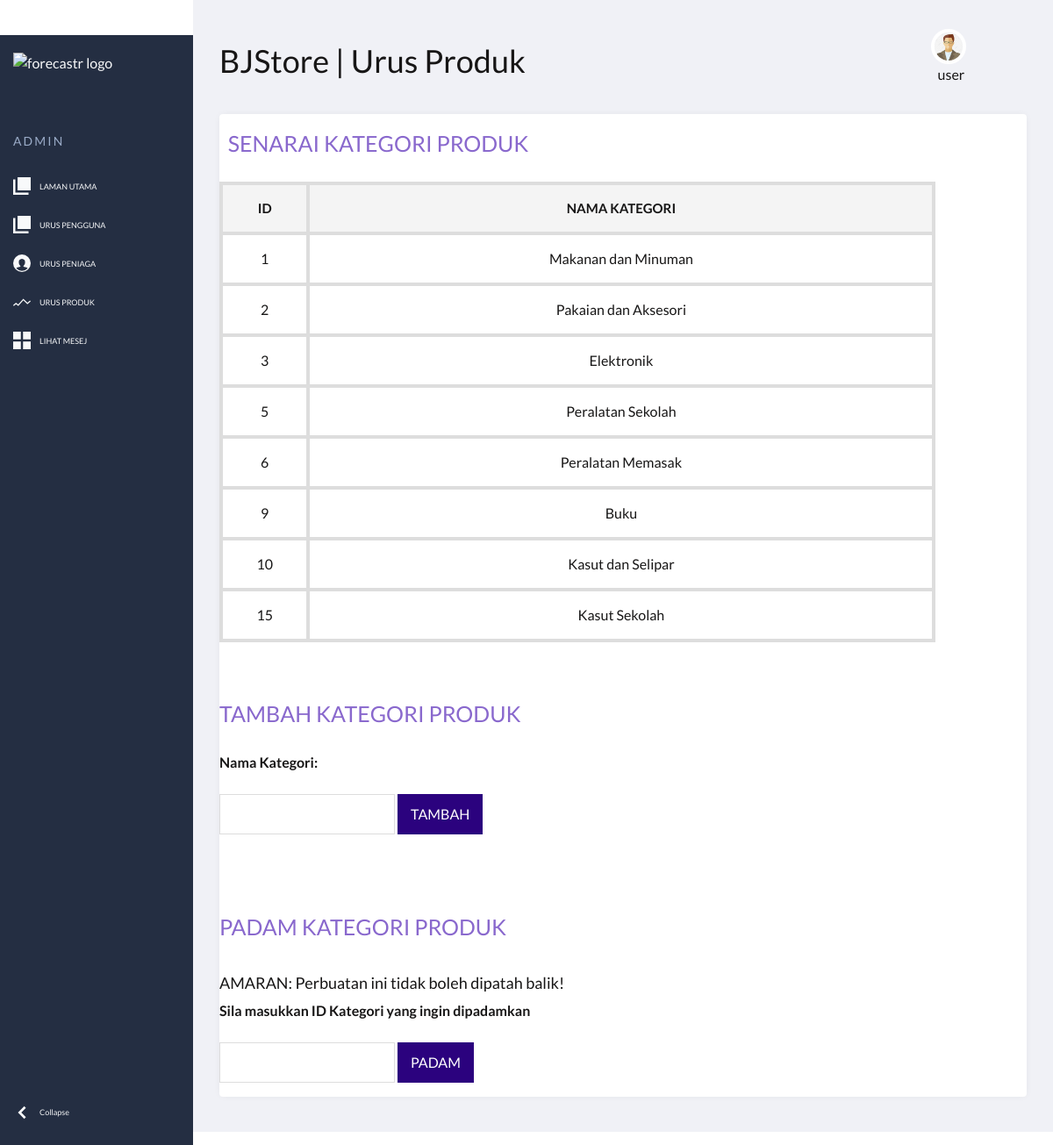
/admincategory.php (signed in), run on the app's committed database.
### tables this page shows
CREATE TABLE `category` (
  `id` int(11) NOT NULL,
  `categoryName` varchar(255) NOT NULL
);

### admincategory.php (the view, shortened to what this page needs)
<!DOCTYPE html>
<html lang="en">
  <head>
    <link rel="stylesheet" href="https://maxcdn.bootstrapcdn.com/bootstrap/3.2.0/css/bootstrap.min.css">
    <link rel="stylesheet" href="https://maxcdn.bootstrapcdn.com/font-awesome/4.3.0/css/font-awesome.min.css">
    <link rel="stylesheet" href="css/owl.carousel.css">
    <link rel="stylesheet" href="mystyle.css">
    <link rel="stylesheet" href="css/responsive.css">
  </head>
  <body>
<header class="page-header"  >
  <nav>
    <a href="#0">
      <img class="logo" src="https://s3-us-west-2.amazonaws.com/s.cdpn.io/162656/vertical-logo.svg" alt="forecastr logo">
    </a>
    <ul class="admin-menu">
      <li class="menu-heading">
        <h3>Admin</h3>
      </li>
      <li>
        <a href="adminhomepage.php">
          <svg>
            <use xlink:href="#pages"></use>
          </svg>
          <span>LAMAN UTAMA</span>
        </a>
      </li>
      <li>
        <a href="adminuser.php">
          <svg>
            <use xlink:href="#pages"></use>
          </svg>
          <span>URUS PENGGUNA</span>
        </a>
      </li>
      <li>
        <a href="adminseller.php">
          <svg>
            <use xlink:href="#users"></use>
          </svg>
          <span>URUS PENIAGA</span>
        </a>
      </li>
      <li>
        <a href="admincategory.php">
            <svg>
              <use xlink:href="#trends"></use>
            </svg>
            <span>URUS PRODUK</span>
          </a>
      </li>
      <li>
        <a href="admincontact.php">
          <svg>
            <use xlink:href="#collection"></use>
          </svg>
          <span>LIHAT MESEJ</span>
        </a>
      </li>
      <li>
        <button class="collapse-btn" aria-expanded="true" aria-label="collapse menu">
          <svg aria-hidden="true">
            <use xlink:href="#collapse"></use>
          </svg>
          <span>Collapse</span>
        </button>
      </li>
    </ul>
  </nav>
</header>
<section class="page-content">
  <section class="search-and-user">
    <form>
      <div class="header">
  <h1> BJStore | Urus Produk</h1>
</div>
    </form>
        <div class="navbar-collapse collapse">
        <ul class="nav navbar-nav">
        <div class="dropdownnew">
                            <button class="dropbtn"><a href="#" class="profileIcon"></a><img src="photo/images.jpeg"  class="image-circle"/>&nbsp&nbsp<?php echo $_SESSION['username']; ?></button>
                     </div>
                    </ul>
                </div>
  </section>
  <section class="grid">
    <article>
    <br><br>
              <div>
                    <h2 class="sidebar-title">&nbsp;&nbsp;Senarai Kategori Produk</h2>
                    <center>
                    <table  class="shop_table cart">
                            <tr>
                            <th width="3%">ID</th>
                            <th  width="30%">Nama Kategori</th>
                            </tr>
                            <?php
                                $con = mysqli_connect("localhost", "root", "", "projectwd");
                                $query = "SELECT * from category";
                                $result = mysqli_query($con, $query);
                                while($row=mysqli_fetch_assoc($result))
                                {
                                    $id = $row['id'];
                                    $categoryName = $row['categoryName'];
                            ?>
                                <tr>
                                    <td><?php echo $id ?></td>
                                    <td><?php echo $categoryName ?></td>
                                </tr>
                            <?php
                                }
                            ?>
                            </table>
                    </center>
                    <br><br>
                    <h2  class="sidebar-title">Tambah Kategori Produk</h2>
                    <form action="admincategory.php" method="POST" enctype="multipart/form-data" onsubmit="myFunction()">
                    <b>Nama Kategori: </b><br><br>
                            <input type="text" name="categoryName" required>
                            <input type=submit value="tambah" name="submit">
                    </form>
                    <br><br><br>
                    <section class="grid">
                    <div>
                    <h2 class="sidebar-title">Padam Kategori Produk</h2>
                        <h4>AMARAN: Perbuatan ini tidak boleh dipatah balik!</h4>
                        <b>Sila masukkan ID Kategori yang ingin dipadamkan</b>
                        <br><br>
                        <form action="admincategorydelete.php" method="GET">
                            <input type="text" name="deletep" />
                            <input type="submit" value="Padam" />
                        </form>
                        <br><br><br>
                    </div>
                </div>
    </article>
  </section>
</section>
  </body>
</html>

### mystyle.css (style rules this page uses)
:root { --page-header-bgColor: #242e42; --page-header-bgColor-hover: #1d2636; --page-header-txtColor: #f8f9fa; --page-header-headingColor: #9aabc7; --page-header-width: 220px; --page-content-bgColor:#f0f1f6; --page-content-txtColor: #171616; --page-content-blockColor: #fff; --white: rgb(10, 10, 10); --black: #333; --blue: #00b9eb; --red: #ec1848; --border-radius: 4px; --box-shadow: 0 0 10px -2px rgba(0, 0, 0, 0.075); }
* { padding: 0; margin: 0; box-sizing: border-box; }
ul { list-style: none; }
a, button { color: inherit; }
a { text-decoration: none; }
button { background: none; cursor: pointer; }
input { -webkit-appearance: none; }
button, input { border: none; }
svg { display: block; }
body { font: 16px/1.5 "Lato", arial; }
.page-header { position: fixed; top: 0; left: 0; right: 0; bottom: 0; overflow: auto; padding-top: 10px; width: var(--page-header-width); color: var(--page-header-txtColor); background: var(--page-header-bgColor); }
body { position: relative; }
.page-header { position: absolute; top: 0; left: 0; height: 100%; }
.page-header nav { display: flex; flex-direction: column; min-height: 100%; }
.page-header .logo { display: block; max-width: 120px; margin: 10px 15px; }
.page-header .admin-menu { display: flex; flex-direction: column; flex-grow: 1; margin-top: 35px; }
.page-header .admin-menu li:nth-last-child(2) { margin-bottom: 35px; }
.page-header .admin-menu li:last-child { margin-top: auto; margin-bottom: 20px; }
.page-header .admin-menu li > * { width: 100%; padding: 12px 15px; }
.page-header .admin-menu .menu-heading h3 { text-transform: uppercase; letter-spacing: 0.15em; font-size: 14px; margin-top: 12px; color: var(--page-header-headingColor); }
.page-header .admin-menu svg { text-transform: uppercase; width: 20px; height: 20px; fill: var(--page-header-txtColor); margin-right: 10px; transition: fill 0.2s; }
.page-header .admin-menu a, .page-header .admin-menu button { display: flex; align-items: center; font-size: 0.9rem; transition: background 0.2s, color 0.2s; }
.page-content { position: relative; left: var(--page-header-width); width: calc(100% - var(--page-header-width)); min-height: 100vh; padding: 30px; color: var(--page-content-txtColor); background: var(--page-content-bgColor); }
.search-and-user { display: grid; grid-template-columns: 1fr auto; grid-column-gap: 50px; align-items: center; background: var(--page-content-bgColor); margin-bottom: 30px; }
.search-and-user form { position: relative; }
.search-and-user ::placeholder { color: var(--page-content-txtColor); }
.page-content .grid { display: grid; grid-template-columns: repeat(2, 1fr); grid-gap: 30px; }
.page-content .grid > article { display: flex; height: 1120px; background: var(--page-content-blockColor); border-radius: var(--border-radius); box-shadow: var(--box-shadow); }
.page-content .grid > article:first-child, .page-content .grid > article:last-child { grid-column: 1 / -1; }
.dropdownnew { position: relative; display: inline-block; width:5%; float: right; margin-right: 86px; }
.image-circle { border-radius: 50%; width: 40px; height: 40px; border: 4px solid #FFF; }
table.shop_table th, table.shop_table td { border-left: 4px solid #ddd; border-right: 4px solid #ddd; border-top: 4px solid #ddd; border-bottom: 4px solid #ddd; padding: 15px; text-align: center; }
table.shop_table th { background: none repeat scroll 0 0 #f4f4f4; font-size: 15px; text-transform: uppercase; }
.sidebar-title { color: #8968CD; font-size: 25px; margin-bottom: 30px; text-transform: uppercase; align-items: center; padding-right: 20px; display: inline-block; }
input[type="text"], input[type="password"], input[type="email"], textarea { border: 1px solid #ddd; padding: 10px; color:black; }
input[type="submit"], button[type=submit] { background: none repeat scroll 0 0 #2b027e; border: medium none; color: #fff; padding: 11px 20px; text-transform: uppercase; }

### css/responsive.css (style rules this page uses)
@media only screen and (min-width: 992px) and (max-width: 1280px) { input[type="submit"], button[type="submit"] { padding: 11px 15px; } }

### data on the page
category: id "1", categoryName "Makanan dan Minuman"
category: id "2", categoryName "Pakaian dan Aksesori"
category: id "3", categoryName "Elektronik"
category: id "5", categoryName "Peralatan Sekolah"
category: id "6", categoryName "Peralatan Memasak"
category: id "9", categoryName "Buku"
category: id "10", categoryName "Kasut dan Selipar"
category: id "15", categoryName "Kasut Sekolah"

### other printed values
$_SESSION['username'] "user"
